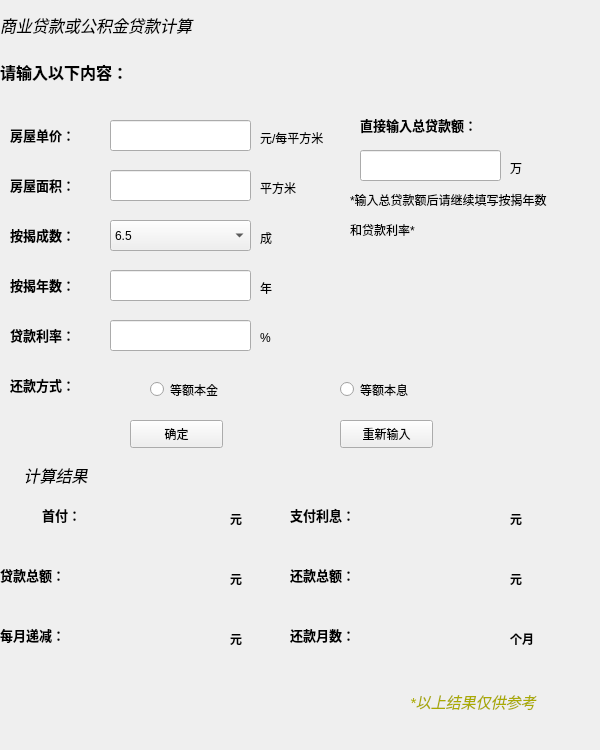
<?xml version="1.0" encoding="UTF-8"?>
<ui version="4.0">
 <class>shangye</class>
 <widget class="QMainWindow" name="shangye">
  <property name="geometry">
   <rect>
    <x>0</x>
    <y>0</y>
    <width>600</width>
    <height>750</height>
   </rect>
  </property>
  <property name="minimumSize">
   <size>
    <width>600</width>
    <height>750</height>
   </size>
  </property>
  <property name="maximumSize">
   <size>
    <width>600</width>
    <height>750</height>
   </size>
  </property>
  <property name="windowTitle">
   <string>MainWindow</string>
  </property>
  <property name="styleSheet">
   <string notr="true">#shangye{
border-image: url(:/new/prefix1/Image/IMG_0827.JPG);
}
</string>
  </property>
  <widget class="QWidget" name="centralwidget">
   <widget class="QLabel" name="label">
    <property name="geometry">
     <rect>
      <x>0</x>
      <y>10</y>
      <width>241</width>
      <height>31</height>
     </rect>
    </property>
    <property name="text">
     <string>&lt;html&gt;&lt;head/&gt;&lt;body&gt;&lt;p&gt;&lt;span style=&quot; font-size:12pt; font-style:italic;&quot;&gt;商业贷款或公积金贷款计算&lt;/span&gt;&lt;/p&gt;&lt;/body&gt;&lt;/html&gt;</string>
    </property>
   </widget>
   <widget class="QLabel" name="label_2">
    <property name="geometry">
     <rect>
      <x>0</x>
      <y>60</y>
      <width>241</width>
      <height>21</height>
     </rect>
    </property>
    <property name="text">
     <string>&lt;html&gt;&lt;head/&gt;&lt;body&gt;&lt;p&gt;&lt;span style=&quot; font-size:12pt; font-weight:600;&quot;&gt;请输入以下内容：&lt;/span&gt;&lt;/p&gt;&lt;/body&gt;&lt;/html&gt;</string>
    </property>
   </widget>
   <widget class="QLabel" name="label_3">
    <property name="geometry">
     <rect>
      <x>10</x>
      <y>170</y>
      <width>121</width>
      <height>31</height>
     </rect>
    </property>
    <property name="text">
     <string>&lt;html&gt;&lt;head/&gt;&lt;body&gt;&lt;p&gt;&lt;span style=&quot; font-size:10pt; font-weight:600;&quot;&gt;房屋面积：&lt;/span&gt;&lt;/p&gt;&lt;/body&gt;&lt;/html&gt;</string>
    </property>
   </widget>
   <widget class="QLabel" name="label_4">
    <property name="geometry">
     <rect>
      <x>10</x>
      <y>120</y>
      <width>121</width>
      <height>31</height>
     </rect>
    </property>
    <property name="styleSheet">
     <string notr="true"/>
    </property>
    <property name="text">
     <string>&lt;html&gt;&lt;head/&gt;&lt;body&gt;&lt;p&gt;&lt;span style=&quot; font-size:10pt; font-weight:600;&quot;&gt;房屋单价：&lt;/span&gt;&lt;/p&gt;&lt;/body&gt;&lt;/html&gt;</string>
    </property>
   </widget>
   <widget class="QLabel" name="label_5">
    <property name="geometry">
     <rect>
      <x>10</x>
      <y>220</y>
      <width>121</width>
      <height>31</height>
     </rect>
    </property>
    <property name="text">
     <string>&lt;html&gt;&lt;head/&gt;&lt;body&gt;&lt;p&gt;&lt;span style=&quot; font-size:10pt; font-weight:600;&quot;&gt;按揭成数：&lt;/span&gt;&lt;/p&gt;&lt;/body&gt;&lt;/html&gt;</string>
    </property>
   </widget>
   <widget class="QLabel" name="label_6">
    <property name="geometry">
     <rect>
      <x>10</x>
      <y>270</y>
      <width>121</width>
      <height>31</height>
     </rect>
    </property>
    <property name="text">
     <string>&lt;html&gt;&lt;head/&gt;&lt;body&gt;&lt;p&gt;&lt;span style=&quot; font-size:10pt; font-weight:600;&quot;&gt;按揭年数：&lt;/span&gt;&lt;/p&gt;&lt;/body&gt;&lt;/html&gt;</string>
    </property>
   </widget>
   <widget class="QLabel" name="label_7">
    <property name="geometry">
     <rect>
      <x>10</x>
      <y>320</y>
      <width>121</width>
      <height>31</height>
     </rect>
    </property>
    <property name="text">
     <string>&lt;html&gt;&lt;head/&gt;&lt;body&gt;&lt;p&gt;&lt;span style=&quot; font-size:10pt; font-weight:600;&quot;&gt;贷款利率：&lt;/span&gt;&lt;/p&gt;&lt;/body&gt;&lt;/html&gt;</string>
    </property>
   </widget>
   <widget class="QLabel" name="label_8">
    <property name="geometry">
     <rect>
      <x>10</x>
      <y>370</y>
      <width>121</width>
      <height>31</height>
     </rect>
    </property>
    <property name="text">
     <string>&lt;html&gt;&lt;head/&gt;&lt;body&gt;&lt;p&gt;&lt;span style=&quot; font-size:10pt; font-weight:600;&quot;&gt;还款方式：&lt;/span&gt;&lt;/p&gt;&lt;/body&gt;&lt;/html&gt;</string>
    </property>
   </widget>
   <widget class="QLineEdit" name="lineEdit_01">
    <property name="geometry">
     <rect>
      <x>110</x>
      <y>120</y>
      <width>141</width>
      <height>31</height>
     </rect>
    </property>
   </widget>
   <widget class="QLineEdit" name="lineEdit_02">
    <property name="geometry">
     <rect>
      <x>110</x>
      <y>170</y>
      <width>141</width>
      <height>31</height>
     </rect>
    </property>
    <property name="readOnly">
     <bool>false</bool>
    </property>
   </widget>
   <widget class="QLineEdit" name="lineEdit_03">
    <property name="geometry">
     <rect>
      <x>110</x>
      <y>270</y>
      <width>141</width>
      <height>31</height>
     </rect>
    </property>
   </widget>
   <widget class="QLineEdit" name="lineEdit_04">
    <property name="geometry">
     <rect>
      <x>110</x>
      <y>320</y>
      <width>141</width>
      <height>31</height>
     </rect>
    </property>
   </widget>
   <widget class="QLabel" name="label_10">
    <property name="geometry">
     <rect>
      <x>260</x>
      <y>180</y>
      <width>72</width>
      <height>15</height>
     </rect>
    </property>
    <property name="text">
     <string>平方米</string>
    </property>
   </widget>
   <widget class="QLabel" name="label_11">
    <property name="geometry">
     <rect>
      <x>260</x>
      <y>130</y>
      <width>101</width>
      <height>16</height>
     </rect>
    </property>
    <property name="text">
     <string>元/每平方米</string>
    </property>
   </widget>
   <widget class="QLabel" name="label_12">
    <property name="geometry">
     <rect>
      <x>260</x>
      <y>280</y>
      <width>72</width>
      <height>15</height>
     </rect>
    </property>
    <property name="text">
     <string>年</string>
    </property>
   </widget>
   <widget class="QLabel" name="label_13">
    <property name="geometry">
     <rect>
      <x>260</x>
      <y>330</y>
      <width>72</width>
      <height>15</height>
     </rect>
    </property>
    <property name="text">
     <string>%</string>
    </property>
   </widget>
   <widget class="QLabel" name="label_14">
    <property name="geometry">
     <rect>
      <x>510</x>
      <y>160</y>
      <width>72</width>
      <height>15</height>
     </rect>
    </property>
    <property name="text">
     <string>万</string>
    </property>
   </widget>
   <widget class="QRadioButton" name="radioButton_1">
    <property name="geometry">
     <rect>
      <x>150</x>
      <y>380</y>
      <width>115</width>
      <height>19</height>
     </rect>
    </property>
    <property name="text">
     <string>等额本金</string>
    </property>
   </widget>
   <widget class="QRadioButton" name="radioButton_2">
    <property name="geometry">
     <rect>
      <x>340</x>
      <y>380</y>
      <width>115</width>
      <height>19</height>
     </rect>
    </property>
    <property name="text">
     <string>等额本息</string>
    </property>
   </widget>
   <widget class="QLabel" name="label_15">
    <property name="geometry">
     <rect>
      <x>-40</x>
      <y>460</y>
      <width>191</width>
      <height>31</height>
     </rect>
    </property>
    <property name="text">
     <string>&lt;html&gt;&lt;head/&gt;&lt;body&gt;&lt;p align=&quot;center&quot;&gt;&lt;span style=&quot; font-size:12pt; font-style:italic;&quot;&gt;计算结果&lt;/span&gt;&lt;/p&gt;&lt;/body&gt;&lt;/html&gt;</string>
    </property>
   </widget>
   <widget class="QLabel" name="label_16">
    <property name="geometry">
     <rect>
      <x>-30</x>
      <y>500</y>
      <width>111</width>
      <height>31</height>
     </rect>
    </property>
    <property name="styleSheet">
     <string notr="true">font: 11pt &quot;宋体&quot;;</string>
    </property>
    <property name="text">
     <string>&lt;html&gt;&lt;head/&gt;&lt;body&gt;&lt;p align=&quot;right&quot;&gt;&lt;span style=&quot; font-size:10pt; font-weight:600;&quot;&gt;首付：&lt;/span&gt;&lt;/p&gt;&lt;/body&gt;&lt;/html&gt;</string>
    </property>
   </widget>
   <widget class="QLabel" name="label_shouyue">
    <property name="geometry">
     <rect>
      <x>0</x>
      <y>670</y>
      <width>111</width>
      <height>31</height>
     </rect>
    </property>
    <property name="styleSheet">
     <string notr="true">font: 11pt &quot;宋体&quot;;
font:bold;
</string>
    </property>
    <property name="text">
     <string>&lt;html&gt;&lt;head/&gt;&lt;body&gt;&lt;p&gt;&lt;span style=&quot; font-weight:600;&quot;&gt;&lt;br/&gt;&lt;/span&gt;&lt;/p&gt;&lt;/body&gt;&lt;/html&gt;</string>
    </property>
   </widget>
   <widget class="QLabel" name="label_18">
    <property name="geometry">
     <rect>
      <x>0</x>
      <y>560</y>
      <width>111</width>
      <height>31</height>
     </rect>
    </property>
    <property name="text">
     <string>&lt;html&gt;&lt;head/&gt;&lt;body&gt;&lt;p&gt;&lt;span style=&quot; font-size:10pt; font-weight:600;&quot;&gt;贷款总额：&lt;/span&gt;&lt;/p&gt;&lt;/body&gt;&lt;/html&gt;</string>
    </property>
   </widget>
   <widget class="QLabel" name="label_19">
    <property name="geometry">
     <rect>
      <x>290</x>
      <y>500</y>
      <width>111</width>
      <height>31</height>
     </rect>
    </property>
    <property name="text">
     <string>&lt;html&gt;&lt;head/&gt;&lt;body&gt;&lt;p&gt;&lt;span style=&quot; font-size:10pt; font-weight:600;&quot;&gt;支付利息：&lt;/span&gt;&lt;/p&gt;&lt;/body&gt;&lt;/html&gt;</string>
    </property>
   </widget>
   <widget class="QLabel" name="label_huankuanze">
    <property name="geometry">
     <rect>
      <x>290</x>
      <y>560</y>
      <width>111</width>
      <height>31</height>
     </rect>
    </property>
    <property name="text">
     <string>&lt;html&gt;&lt;head/&gt;&lt;body&gt;&lt;p&gt;&lt;span style=&quot; font-size:10pt; font-weight:600;&quot;&gt;还款总额：&lt;/span&gt;&lt;/p&gt;&lt;/body&gt;&lt;/html&gt;</string>
    </property>
   </widget>
   <widget class="QLabel" name="label_21">
    <property name="geometry">
     <rect>
      <x>290</x>
      <y>620</y>
      <width>111</width>
      <height>31</height>
     </rect>
    </property>
    <property name="text">
     <string>&lt;html&gt;&lt;head/&gt;&lt;body&gt;&lt;p&gt;&lt;span style=&quot; font-size:10pt; font-weight:600;&quot;&gt;还款月数：&lt;/span&gt;&lt;/p&gt;&lt;/body&gt;&lt;/html&gt;</string>
    </property>
   </widget>
   <widget class="QLabel" name="label_shoufu">
    <property name="geometry">
     <rect>
      <x>90</x>
      <y>500</y>
      <width>171</width>
      <height>31</height>
     </rect>
    </property>
    <property name="text">
     <string/>
    </property>
   </widget>
   <widget class="QLabel" name="label_yuegong">
    <property name="geometry">
     <rect>
      <x>90</x>
      <y>670</y>
      <width>171</width>
      <height>31</height>
     </rect>
    </property>
    <property name="text">
     <string/>
    </property>
   </widget>
   <widget class="QLabel" name="label_zonge">
    <property name="geometry">
     <rect>
      <x>100</x>
      <y>560</y>
      <width>171</width>
      <height>31</height>
     </rect>
    </property>
    <property name="text">
     <string/>
    </property>
   </widget>
   <widget class="QLabel" name="label_lixi">
    <property name="geometry">
     <rect>
      <x>390</x>
      <y>500</y>
      <width>171</width>
      <height>31</height>
     </rect>
    </property>
    <property name="text">
     <string/>
    </property>
   </widget>
   <widget class="QLabel" name="label_huankuan">
    <property name="geometry">
     <rect>
      <x>390</x>
      <y>560</y>
      <width>171</width>
      <height>31</height>
     </rect>
    </property>
    <property name="text">
     <string/>
    </property>
   </widget>
   <widget class="QLabel" name="label_yueshu">
    <property name="geometry">
     <rect>
      <x>390</x>
      <y>620</y>
      <width>171</width>
      <height>31</height>
     </rect>
    </property>
    <property name="text">
     <string/>
    </property>
   </widget>
   <widget class="QPushButton" name="pushButton">
    <property name="geometry">
     <rect>
      <x>130</x>
      <y>420</y>
      <width>93</width>
      <height>28</height>
     </rect>
    </property>
    <property name="text">
     <string>确定</string>
    </property>
   </widget>
   <widget class="QPushButton" name="btn1">
    <property name="geometry">
     <rect>
      <x>340</x>
      <y>420</y>
      <width>93</width>
      <height>28</height>
     </rect>
    </property>
    <property name="text">
     <string>重新输入</string>
    </property>
   </widget>
   <widget class="QLabel" name="label_9">
    <property name="geometry">
     <rect>
      <x>360</x>
      <y>110</y>
      <width>151</width>
      <height>31</height>
     </rect>
    </property>
    <property name="text">
     <string>&lt;html&gt;&lt;head/&gt;&lt;body&gt;&lt;p&gt;&lt;span style=&quot; font-size:10pt; font-weight:600;&quot;&gt;直接输入总贷款额：&lt;/span&gt;&lt;/p&gt;&lt;/body&gt;&lt;/html&gt;</string>
    </property>
   </widget>
   <widget class="QLineEdit" name="lineEdit_05">
    <property name="geometry">
     <rect>
      <x>360</x>
      <y>150</y>
      <width>141</width>
      <height>31</height>
     </rect>
    </property>
   </widget>
   <widget class="QLabel" name="label_20">
    <property name="geometry">
     <rect>
      <x>0</x>
      <y>620</y>
      <width>111</width>
      <height>31</height>
     </rect>
    </property>
    <property name="text">
     <string>&lt;html&gt;&lt;head/&gt;&lt;body&gt;&lt;p&gt;&lt;span style=&quot; font-size:10pt; font-weight:600;&quot;&gt;每月递减：&lt;/span&gt;&lt;/p&gt;&lt;/body&gt;&lt;/html&gt;</string>
    </property>
   </widget>
   <widget class="QLabel" name="label_dijian">
    <property name="geometry">
     <rect>
      <x>100</x>
      <y>620</y>
      <width>171</width>
      <height>31</height>
     </rect>
    </property>
    <property name="text">
     <string/>
    </property>
   </widget>
   <widget class="QLabel" name="label_22">
    <property name="geometry">
     <rect>
      <x>260</x>
      <y>230</y>
      <width>72</width>
      <height>15</height>
     </rect>
    </property>
    <property name="text">
     <string>成</string>
    </property>
   </widget>
   <widget class="QLabel" name="label_17">
    <property name="geometry">
     <rect>
      <x>380</x>
      <y>700</y>
      <width>221</width>
      <height>21</height>
     </rect>
    </property>
    <property name="text">
     <string/>
    </property>
   </widget>
   <widget class="QLabel" name="label_23">
    <property name="geometry">
     <rect>
      <x>230</x>
      <y>510</y>
      <width>72</width>
      <height>15</height>
     </rect>
    </property>
    <property name="text">
     <string>&lt;html&gt;&lt;head/&gt;&lt;body&gt;&lt;p&gt;&lt;span style=&quot; font-weight:600;&quot;&gt;元&lt;/span&gt;&lt;/p&gt;&lt;/body&gt;&lt;/html&gt;</string>
    </property>
   </widget>
   <widget class="QLabel" name="label_24">
    <property name="geometry">
     <rect>
      <x>230</x>
      <y>570</y>
      <width>72</width>
      <height>15</height>
     </rect>
    </property>
    <property name="text">
     <string>&lt;html&gt;&lt;head/&gt;&lt;body&gt;&lt;p&gt;&lt;span style=&quot; font-weight:600;&quot;&gt;元&lt;/span&gt;&lt;/p&gt;&lt;/body&gt;&lt;/html&gt;</string>
    </property>
   </widget>
   <widget class="QLabel" name="label_25">
    <property name="geometry">
     <rect>
      <x>230</x>
      <y>630</y>
      <width>72</width>
      <height>15</height>
     </rect>
    </property>
    <property name="text">
     <string>&lt;html&gt;&lt;head/&gt;&lt;body&gt;&lt;p&gt;&lt;span style=&quot; font-weight:600;&quot;&gt;元&lt;/span&gt;&lt;/p&gt;&lt;/body&gt;&lt;/html&gt;</string>
    </property>
   </widget>
   <widget class="QLabel" name="label_26">
    <property name="geometry">
     <rect>
      <x>510</x>
      <y>510</y>
      <width>72</width>
      <height>15</height>
     </rect>
    </property>
    <property name="text">
     <string>&lt;html&gt;&lt;head/&gt;&lt;body&gt;&lt;p&gt;&lt;span style=&quot; font-weight:600;&quot;&gt;元&lt;/span&gt;&lt;/p&gt;&lt;/body&gt;&lt;/html&gt;</string>
    </property>
   </widget>
   <widget class="QLabel" name="label_27">
    <property name="geometry">
     <rect>
      <x>510</x>
      <y>570</y>
      <width>72</width>
      <height>15</height>
     </rect>
    </property>
    <property name="text">
     <string>&lt;html&gt;&lt;head/&gt;&lt;body&gt;&lt;p&gt;&lt;span style=&quot; font-weight:600;&quot;&gt;元&lt;/span&gt;&lt;/p&gt;&lt;/body&gt;&lt;/html&gt;</string>
    </property>
   </widget>
   <widget class="QLabel" name="label_28">
    <property name="geometry">
     <rect>
      <x>510</x>
      <y>630</y>
      <width>72</width>
      <height>15</height>
     </rect>
    </property>
    <property name="text">
     <string>&lt;html&gt;&lt;head/&gt;&lt;body&gt;&lt;p&gt;&lt;span style=&quot; font-weight:600;&quot;&gt;个月&lt;/span&gt;&lt;/p&gt;&lt;/body&gt;&lt;/html&gt;</string>
    </property>
   </widget>
   <widget class="QLabel" name="label_now">
    <property name="geometry">
     <rect>
      <x>160</x>
      <y>680</y>
      <width>72</width>
      <height>15</height>
     </rect>
    </property>
    <property name="text">
     <string/>
    </property>
   </widget>
   <widget class="QComboBox" name="comboBox_1">
    <property name="geometry">
     <rect>
      <x>110</x>
      <y>220</y>
      <width>141</width>
      <height>31</height>
     </rect>
    </property>
    <property name="styleSheet">
     <string notr="true">font: 10pt &quot;华文仿宋&quot;;</string>
    </property>
    <item>
     <property name="text">
      <string>6.5</string>
     </property>
    </item>
    <item>
     <property name="text">
      <string>8</string>
     </property>
    </item>
    <item>
     <property name="text">
      <string>7.5</string>
     </property>
    </item>
    <item>
     <property name="text">
      <string>7</string>
     </property>
    </item>
    <item>
     <property name="text">
      <string>6</string>
     </property>
    </item>
    <item>
     <property name="text">
      <string>5.5</string>
     </property>
    </item>
    <item>
     <property name="text">
      <string>5</string>
     </property>
    </item>
    <item>
     <property name="text">
      <string>4.5</string>
     </property>
    </item>
    <item>
     <property name="text">
      <string>4</string>
     </property>
    </item>
    <item>
     <property name="text">
      <string>3.5</string>
     </property>
    </item>
    <item>
     <property name="text">
      <string>3</string>
     </property>
    </item>
    <item>
     <property name="text">
      <string>2.5</string>
     </property>
    </item>
    <item>
     <property name="text">
      <string>2</string>
     </property>
    </item>
   </widget>
   <widget class="QLabel" name="label_29">
    <property name="geometry">
     <rect>
      <x>410</x>
      <y>690</y>
      <width>171</width>
      <height>21</height>
     </rect>
    </property>
    <property name="text">
     <string>&lt;html&gt;&lt;head/&gt;&lt;body&gt;&lt;p&gt;&lt;span style=&quot; font-size:11pt; font-style:italic; color:#aaaa00;&quot;&gt;*以上结果仅供参考&lt;/span&gt;&lt;/p&gt;&lt;/body&gt;&lt;/html&gt;</string>
    </property>
   </widget>
   <widget class="QLabel" name="label_30">
    <property name="geometry">
     <rect>
      <x>350</x>
      <y>190</y>
      <width>251</width>
      <height>51</height>
     </rect>
    </property>
    <property name="styleSheet">
     <string notr="true">
</string>
    </property>
    <property name="text">
     <string>&lt;html&gt;&lt;head/&gt;&lt;body&gt;&lt;p&gt;*输入总贷款额后请继续填写按揭年数&lt;/p&gt;&lt;p&gt;和贷款利率*&lt;/p&gt;&lt;/body&gt;&lt;/html&gt;</string>
    </property>
   </widget>
  </widget>
 </widget>
 <resources/>
 <connections/>
</ui>
